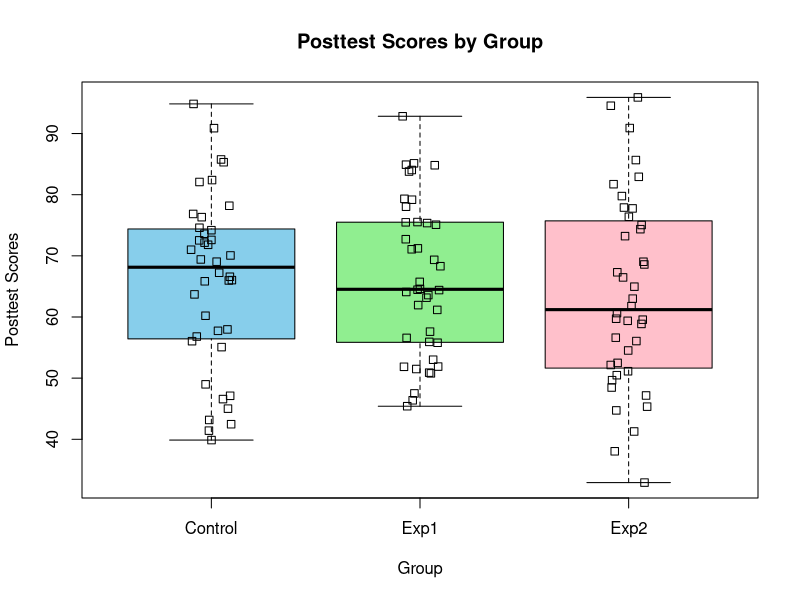
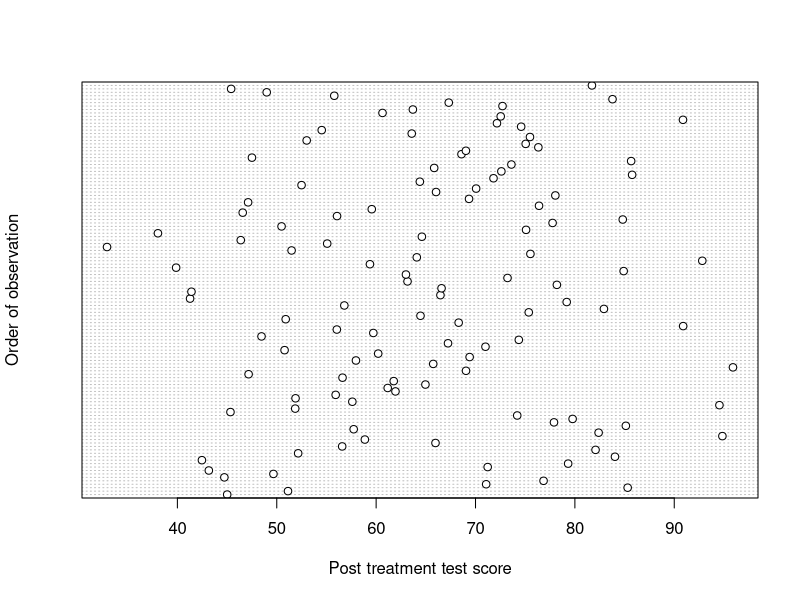

Here is the R script that generated these plots, in order:
## ---- chunk 1

multitask <- read.csv("multitask_performance.csv")
nrow(multitask) # check number of rows
head(multitask) # check first 5 rows 
tail(multitask) # check last 5 rows 

summary(multitask)

## ---- chunk 2

multitask$Group <- as.factor(multitask$Group)
summary(multitask)
## ---- chunk 3

boxplot(Posttest ~ Group, data = multitask, col = c("skyblue", "lightgreen", "pink"), 
        main = "Posttest Scores by Group", 
        xlab = "Group", 
        ylab = "Posttest Scores")

stripchart(Posttest~Group, data = multitask, vertical = TRUE, add = TRUE, method = "jitter")

## ---- chunk 4
sort(tapply(multitask$Posttest,multitask$Group,IQR))
## ---- chunk 5
sort(tapply(multitask$Posttest,multitask$Group,sd))
## ---- chunk 6
dotchart(multitask$Posttest, ylab = "Order of observation", xlab ="Post treatment test score")
